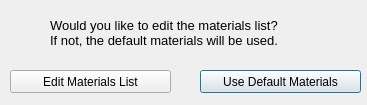
<?xml version="1.0" encoding="UTF-8"?>
<ui version="4.0">
 <class>Dialog</class>
 <widget class="QDialog" name="Dialog">
  <property name="geometry">
   <rect>
    <x>0</x>
    <y>0</y>
    <width>367</width>
    <height>105</height>
   </rect>
  </property>
  <property name="windowTitle">
   <string>Data Input</string>
  </property>
  <widget class="QPushButton" name="btn_default_materials">
   <property name="geometry">
    <rect>
     <x>200</x>
     <y>70</y>
     <width>161</width>
     <height>23</height>
    </rect>
   </property>
   <property name="text">
    <string>Use Default Materials</string>
   </property>
   <property name="default">
    <bool>true</bool>
   </property>
  </widget>
  <widget class="QPushButton" name="btn_edit_materials">
   <property name="geometry">
    <rect>
     <x>10</x>
     <y>70</y>
     <width>161</width>
     <height>23</height>
    </rect>
   </property>
   <property name="text">
    <string>Edit Materials List</string>
   </property>
  </widget>
  <widget class="QLabel" name="label">
   <property name="geometry">
    <rect>
     <x>50</x>
     <y>10</y>
     <width>291</width>
     <height>31</height>
    </rect>
   </property>
   <property name="text">
    <string>&lt;html&gt;&lt;head/&gt;&lt;body&gt;&lt;p&gt;&lt;span style=&quot; font-size:10pt;&quot;&gt;Would you like to edit the materials list?&lt;/span&gt;&lt;/p&gt;&lt;/body&gt;&lt;/html&gt;</string>
   </property>
  </widget>
  <widget class="QLabel" name="label_2">
   <property name="geometry">
    <rect>
     <x>50</x>
     <y>30</y>
     <width>321</width>
     <height>21</height>
    </rect>
   </property>
   <property name="text">
    <string>&lt;html&gt;&lt;head/&gt;&lt;body&gt;&lt;p&gt;&lt;span style=&quot; font-size:10pt;&quot;&gt;If not, the default materials will be used.&lt;/span&gt;&lt;/p&gt;&lt;/body&gt;&lt;/html&gt;</string>
   </property>
  </widget>
 </widget>
 <resources/>
 <connections/>
</ui>
